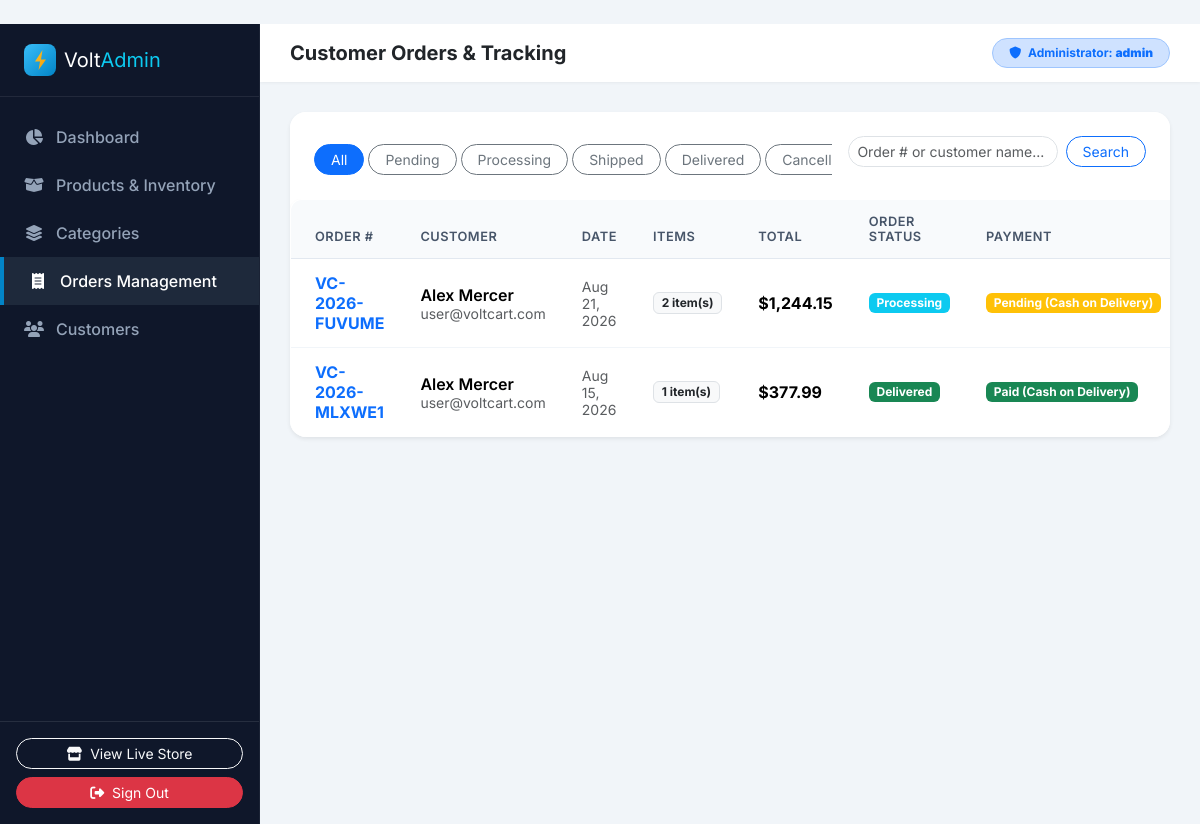
Page /admin/orders (signed in) on the committed database.
### models.py (models this page shows, shortened)
class User(UserMixin, db.Model):
    __tablename__ = 'users'
    id = db.Column(db.Integer, primary_key=True)
    username = db.Column(db.String(80), unique=True, nullable=False, index=True)
    email = db.Column(db.String(120), unique=True, nullable=False, index=True)
    password_hash = db.Column(db.String(255), nullable=False)
    full_name = db.Column(db.String(120), nullable=True)
    phone = db.Column(db.String(30), nullable=True)
    address = db.Column(db.String(255), nullable=True)
    city = db.Column(db.String(100), nullable=True)
    state = db.Column(db.String(100), nullable=True)
    postal_code = db.Column(db.String(20), nullable=True)
    is_admin = db.Column(db.Boolean, default=False, nullable=False)
    created_at = db.Column(db.DateTime, default=datetime.utcnow)
    updated_at = db.Column(db.DateTime, default=datetime.utcnow, onupdate=datetime.utcnow)
    orders = db.relationship('Order', backref='user', lazy=True)
    reviews = db.relationship('Review', backref='user', lazy=True)
    wishlist_items = db.relationship('WishlistItem', backref='user', lazy=True, cascade='all, delete-orphan')
    cart_items = db.relationship('CartItem', backref='user', lazy=True, cascade='all, delete-orphan')

class Order(db.Model):
    __tablename__ = 'orders'
    id = db.Column(db.Integer, primary_key=True)
    order_number = db.Column(db.String(32), unique=True, nullable=False, index=True)
    user_id = db.Column(db.Integer, db.ForeignKey('users.id'), nullable=True)
    customer_name = db.Column(db.String(120), nullable=False)
    email = db.Column(db.String(120), nullable=False)
    phone = db.Column(db.String(30), nullable=False)
    shipping_address = db.Column(db.String(255), nullable=False)
    city = db.Column(db.String(100), nullable=False)
    state = db.Column(db.String(100), nullable=False)
    postal_code = db.Column(db.String(20), nullable=False)
    payment_method = db.Column(db.String(50), default='Cash on Delivery', nullable=False)
    payment_status = db.Column(db.String(50), default='Pending', nullable=False)  # Pending, Paid, Failed
    order_status = db.Column(db.String(50), default='Pending', nullable=False)    # Pending, Processing, Shipped, Delivered, Cancelled
    subtotal = db.Column(db.Float, nullable=False, default=0.0)
    shipping_fee = db.Column(db.Float, nullable=False, default=0.0)
    tax_amount = db.Column(db.Float, nullable=False, default=0.0)
    discount_amount = db.Column(db.Float, nullable=False, default=0.0)
    total_amount = db.Column(db.Float, nullable=False, default=0.0)
    coupon_code = db.Column(db.String(50), nullable=True)
    notes = db.Column(db.Text, nullable=True)
    created_at = db.Column(db.DateTime, default=datetime.utcnow)
    updated_at = db.Column(db.DateTime, default=datetime.utcnow, onupdate=datetime.utcnow)
    items = db.relationship('OrderItem', backref='order', lazy=True, cascade='all, delete-orphan')
    @property
    def status_badge_class(self):
        mapping = {
            'Pending': 'warning',
            'Processing': 'info',
            'Shipped': 'primary',
            'Delivered': 'success',
            'Cancelled': 'danger'
        }
        return mapping.get(self.order_status, 'secondary')
    @property
    def payment_badge_class(self):
        mapping = {
            'Pending': 'warning',
            'Paid': 'success',
            'Failed': 'danger'
        }
        return mapping.get(self.payment_status, 'secondary')

### app.py (the view)
@app.route('/admin/orders')
@admin_required
def admin_orders():
    page = request.args.get('page', 1, type=int)
    status = request.args.get('status', 'all')
    search = request.args.get('q', '').strip()
    query = Order.query
    if status and status != 'all':
        query = query.filter(Order.order_status == status)
    if search:
        query = query.filter(or_(Order.order_number.ilike(f'%{search}%'), Order.customer_name.ilike(f'%{search}%'), Order.email.ilike(f'%{search}%')))
    pagination = query.order_by(Order.created_at.desc()).paginate(page=page, per_page=Config.ADMIN_ITEMS_PER_PAGE, error_out=False)
    return render_template('admin/orders.html', orders=pagination.items, pagination=pagination, current_status=status, search=search)

### app.py (called while the page is built)
@login_manager.user_loader
def load_user(user_id):
    return db.session.get(User, int(user_id))

@app.template_filter('currency')
def currency_filter(value):
    return format_currency(value)

@app.context_processor
def inject_global_context():
    categories = Category.query.order_by(Category.name.asc()).all()
    guest_id = session.get('guest_session_id')
    coupon_code = session.get('applied_coupon')
    cart_data = get_cart_items_and_totals(
        user=current_user if current_user.is_authenticated else None,
        session_id=guest_id,
        coupon_code=coupon_code
    )
    wishlist_count = 0
    if current_user.is_authenticated:
        wishlist_count = WishlistItem.query.filter_by(user_id=current_user.id).count()
    return {
        'nav_categories': categories,
        'global_cart_count': cart_data['item_count'],
        'global_cart_total': cart_data['total_amount'],
        'global_cart_subtotal': cart_data['subtotal'],
        'global_wishlist_count': wishlist_count,
        'config': Config,
        'current_year': datetime.utcnow().year
    }

### utils.py (called while the page is built)
def admin_required(f):
    @wraps(f)
    def decorated_function(*args, **kwargs):
        if not current_user.is_authenticated or not current_user.is_admin:
            flash('Access denied. Administrator privileges are required.', 'danger')
            return redirect(url_for('login', next=request.url))
        return f(*args, **kwargs)
    return decorated_function

def format_currency(value):
    try:
        val = float(value)
        return f"${val:,.2f}"
    except (ValueError, TypeError):
        return "$0.00"

### templates/admin/orders.html (shortened to what this page needs)
﻿{% extends 'admin/base_admin.html' %}
{% block page_title %}Customer Orders & Tracking{% endblock %}
{% block content %}
<div class="card border-0 shadow-sm rounded-4 overflow-hidden bg-white mb-4">
  <div class="card-header bg-white border-0 pt-4 px-4 pb-3">
    <div class="d-flex flex-column flex-md-row justify-content-between align-items-md-center gap-3">
      <div class="d-flex gap-1 overflow-x-auto">
        <a href="{{ url_for('admin_orders', status='all') }}" class="btn btn-sm rounded-pill px-3 {% if current_status == 'all' or not current_status %}btn-primary{% else %}btn-outline-secondary{% endif %}">All</a>
        <a href="{{ url_for('admin_orders', status='Pending') }}" class="btn btn-sm rounded-pill px-3 {% if current_status == 'Pending' %}btn-warning{% else %}btn-outline-secondary{% endif %}">Pending</a>
        <a href="{{ url_for('admin_orders', status='Processing') }}" class="btn btn-sm rounded-pill px-3 {% if current_status == 'Processing' %}btn-info text-white{% else %}btn-outline-secondary{% endif %}">Processing</a>
        <a href="{{ url_for('admin_orders', status='Shipped') }}" class="btn btn-sm rounded-pill px-3 {% if current_status == 'Shipped' %}btn-primary{% else %}btn-outline-secondary{% endif %}">Shipped</a>
        <a href="{{ url_for('admin_orders', status='Delivered') }}" class="btn btn-sm rounded-pill px-3 {% if current_status == 'Delivered' %}btn-success{% else %}btn-outline-secondary{% endif %}">Delivered</a>
        <a href="{{ url_for('admin_orders', status='Cancelled') }}" class="btn btn-sm rounded-pill px-3 {% if current_status == 'Cancelled' %}btn-danger{% else %}btn-outline-secondary{% endif %}">Cancelled</a>
      </div>
      <form method="GET" action="{{ url_for('admin_orders') }}" class="d-flex gap-2">
        <input type="text" name="q" class="form-control form-control-sm rounded-pill" placeholder="Order # or customer name..." value="{{ search }}">
        <button type="submit" class="btn btn-outline-primary btn-sm rounded-pill px-3">Search</button>
      </form>
    </div>
  </div>
  <div class="table-responsive">
    <table class="table table-hover align-middle m-0 admin-table">
      <thead>
        <tr>
          <th class="ps-4">Order #</th>
          <th>Customer</th>
          <th>Date</th>
          <th>Items</th>
          <th>Total</th>
          <th>Order Status</th>
          <th>Payment</th>
        </tr>
      </thead>
      <tbody>
        {% for ord in orders %}
        <tr>
          <td class="ps-4 fw-bold">
            <a href="{{ url_for('admin_order_detail', id=ord.id) }}" class="text-primary text-decoration-none">{{ ord.order_number }}</a>
          </td>
          <td>
            <div class="fw-semibold">{{ ord.customer_name }}</div>
            <small class="text-muted">{{ ord.email }}</small>
          </td>
          <td class="text-muted small">{{ ord.created_at.strftime('%b %d, %Y') }}</td>
          <td><span class="badge bg-light text-dark border">{{ ord.items|length }} item(s)</span></td>
          <td class="fw-bold">{{ ord.total_amount|currency }}</td>
          <td><span class="badge bg-{{ ord.status_badge_class }}">{{ ord.order_status }}</span></td>
          <td><span class="badge bg-{{ ord.payment_badge_class }}">{{ ord.payment_status }} ({{ ord.payment_method }})</span></td>
        </tr>
        {% endfor %}
      </tbody>
    </table>
  </div>
</div>
{% endblock %}

### templates/admin/base_admin.html (shortened to what this page needs)
﻿<!DOCTYPE html>
<html lang="en">
<head>
  <link href="https://cdn.jsdelivr.net/npm/bootstrap@5.3.3/dist/css/bootstrap.min.css" rel="stylesheet">
  <link href="https://cdnjs.cloudflare.com/ajax/libs/font-awesome/6.5.1/css/all.min.css" rel="stylesheet">
  <link rel="stylesheet" href="{{ url_for('static', filename='css/admin.css') }}">
</head>
<body class="admin-body">
  <div class="admin-wrapper">
    <aside class="admin-sidebar">
      <div class="brand-box d-flex align-items-center gap-2">
        <img src="{{ url_for('static', filename='images/favicon.svg') }}" width="32" height="32" alt="VoltCart Logo">
        <span class="fs-5 fw-black text-white">Volt<span class="text-info">Admin</span></span>
      </div>
      <nav class="nav flex-column py-3 flex-grow-1">
        <a class="nav-link {% if request.endpoint == 'admin_dashboard' %}active{% endif %}" href="{{ url_for('admin_dashboard') }}">
          <i class="fa-solid fa-chart-pie"></i> Dashboard
        </a>
        <a class="nav-link {% if request.endpoint in ['admin_products', 'admin_product_add', 'admin_product_edit'] %}active{% endif %}" href="{{ url_for('admin_products') }}">
          <i class="fa-solid fa-box-open"></i> Products & Inventory
        </a>
        <a class="nav-link {% if request.endpoint in ['admin_categories', 'admin_category_add', 'admin_category_edit'] %}active{% endif %}" href="{{ url_for('admin_categories') }}">
          <i class="fa-solid fa-layer-group"></i> Categories
        </a>
        <a class="nav-link {% if request.endpoint in ['admin_orders', 'admin_order_detail'] %}active{% endif %}" href="{{ url_for('admin_orders') }}">
          <i class="fa-solid fa-receipt"></i> Orders Management
        </a>
        <a class="nav-link {% if request.endpoint == 'admin_customers' %}active{% endif %}" href="{{ url_for('admin_customers') }}">
          <i class="fa-solid fa-users"></i> Customers
        </a>
      </nav>
      <div class="p-3 border-top border-secondary border-opacity-25">
        <a href="{{ url_for('index') }}" class="btn btn-outline-light btn-sm w-100 rounded-pill mb-2">
          <i class="fa-solid fa-store me-1"></i> View Live Store
        </a>
        <a href="{{ url_for('logout') }}" class="btn btn-danger btn-sm w-100 rounded-pill">
          <i class="fa-solid fa-right-from-bracket me-1"></i> Sign Out
        </a>
      </div>
    </aside>
    <div class="admin-content">
      <header class="admin-topbar">
        <div class="d-flex align-items-center gap-3">
          <h5 class="fw-bold m-0 text-dark">{% block page_title %}Overview{% endblock %}</h5>
        </div>
        <div class="d-flex align-items-center gap-3">
          <span class="badge bg-primary-subtle text-primary border border-primary-subtle px-3 py-2 rounded-pill">
            <i class="fa-solid fa-shield me-1"></i> Administrator: <strong>{{ current_user.username }}</strong>
          </span>
        </div>
      </header>
      <main class="admin-main">
        {% block content %}{% endblock %}
      </main>
    </div>
  </div>
</body>
</html>

### static/css/admin.css (style rules this page uses)
body.admin-body { background-color: var(--admin-bg); font-family: 'Inter', system-ui, sans-serif; color: #1e293b; }
.admin-wrapper { display: flex; min-height: 100vh; }
.admin-sidebar { width: var(--admin-sidebar-w); background-color: var(--admin-nav); color: #94a3b8; flex-shrink: 0; display: flex; flex-direction: column; border-right: 1px solid rgba(255,255,255,0.05); }
.admin-sidebar .brand-box { padding: 20px 24px; border-bottom: 1px solid rgba(255,255,255,0.08); }
.admin-sidebar .nav-link { color: #94a3b8; padding: 12px 24px; display: flex; align-items: center; gap: 12px; font-weight: 500; border-radius: 0; transition: all 0.2s ease; }
.admin-sidebar .nav-link:hover, .admin-sidebar .nav-link.active { color: #ffffff; background-color: #1e293b; border-left: 4px solid #0284c7; }
.admin-sidebar .nav-link i { width: 20px; text-align: center; }
.admin-content { flex-grow: 1; display: flex; flex-direction: column; overflow-x: hidden; }
.admin-topbar { background: white; padding: 14px 30px; box-shadow: 0 1px 3px rgba(0,0,0,0.05); display: flex; align-items: center; justify-content: space-between; }
.admin-main { padding: 30px; flex-grow: 1; }
.admin-table { background: white; border-radius: 12px; box-shadow: 0 1px 3px rgba(0,0,0,0.05); overflow: hidden; border: 1px solid #e2e8f0; }
.admin-table thead th { background-color: #f8fafc; color: #475569; font-weight: 600; font-size: 0.8rem; text-transform: uppercase; letter-spacing: 0.5px; border-bottom: 1px solid #e2e8f0; padding: 14px 18px; }
.admin-table tbody td { padding: 14px 18px; vertical-align: middle; border-bottom: 1px solid #f1f5f9; }

### rows in the picture
User: username "admin"
Order: order_number "VC-2026-FUVUME", customer_name "Alex Mercer", email "user@voltcart.com", created_at "Aug 21, 2026", items|length "2", total_amount "$1,244.15", order_status "Processing", payment_status "Pending", payment_method "Cash on Delivery"
Order: order_number "VC-2026-MLXWE1", customer_name "Alex Mercer", email "user@voltcart.com", created_at "Aug 15, 2026", items|length "1", total_amount "$377.99", order_status "Delivered", payment_status "Paid", payment_method "Cash on Delivery"
